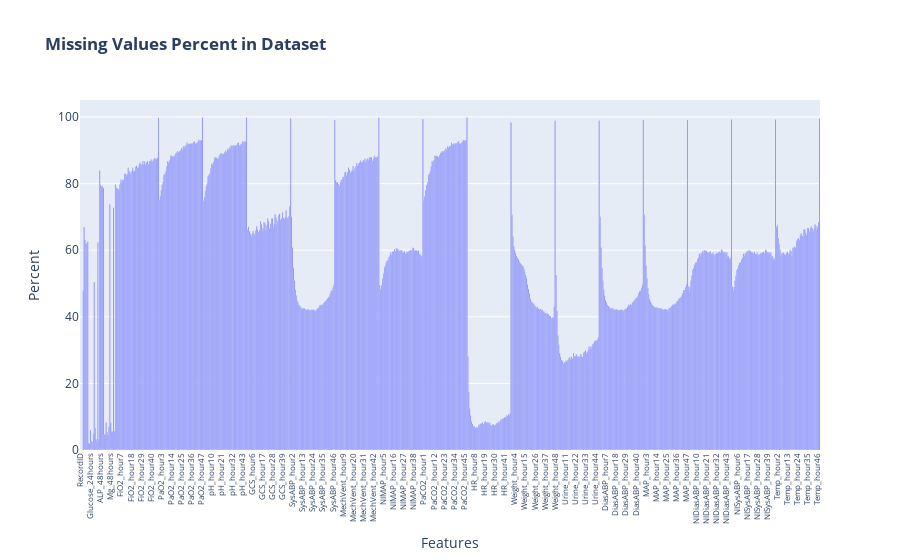

Source (notebook cell):
### Code cell
# From the new data frame calculate the percentaje of NaNs

mean_features =  final_result.columns.tolist()
# Calculate the total number of values for each mean feature
total_values = final_result[mean_features].shape[0]


# Calculate the number of NaN values for each mean feature
missing  = final_result[mean_features].isna().sum().reset_index()
missing.columns = ['features', 'total_missing']
missing['percent'] = (missing['total_missing'] / total_values) * 100
missing.index = missing['features']
del missing['features']

# Plot the percentage of NaN values
fig = go.Figure(data=[go.Bar(x=missing.index, y=missing['percent'], marker_color='blue')])
fig.update_layout(title='<b>Missing Values Percent in Dataset</b>',
                  xaxis_title='Features',
                  yaxis_title='Percent',
                  xaxis_tickangle=-90,  # Rotate x-axis labels for better visibility
                  )  # Adjust height of the plot as needed
fig.update_layout(xaxis=dict(tickfont=dict(size=8)))
fig.show()

### Figure 1 — Plotly figure (JSON) as saved in the notebook; plotly's stock layout.template omitted (floating-point values rounded to 4 significant figures; data arrays with more than 128 entries replaced by an {"elided": "..."} marker saying what was removed)
{"data": [{"marker": {"color": "blue"}, "type": "bar", "x": {"elided": "806 str values"}, "y": {"elided": "806 float values"}}], "layout": {"title": {"text": "<b>Missing Values Percent in Dataset</b>"}, "xaxis": {"tickangle": -90, "tickfont": {"size": 8}, "title": {"text": "Features"}}, "yaxis": {"title": {"text": "Percent"}}}}
